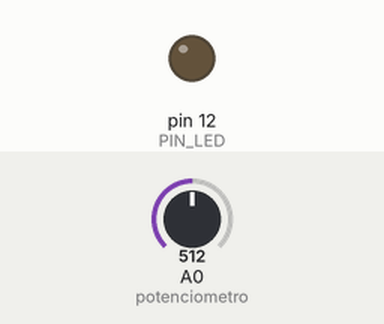
A sketch run on a simulated Arduino Uno, built with avr-gcc and run on an emulated ATmega328P. Shown: output pins drawn as LEDs (lit = HIGH). The inputs (shaded band) are chosen by the test bench; at power-on: A0 (potenciometro) = 512.

Above: at 1.2 s.
1.3 s: A0 (potenciometro) set to 528
At 2.5 s:
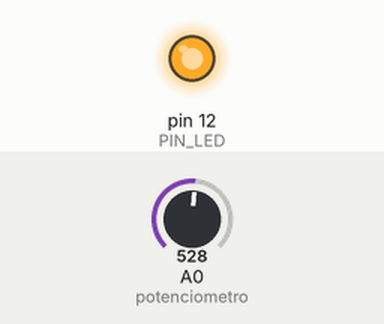
2.8 s: A0 (potenciometro) set to 511
At 3.7 s:
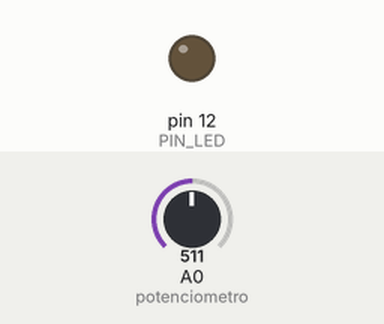
4.3 s: A0 (potenciometro) set to 716
At 4.8 s:
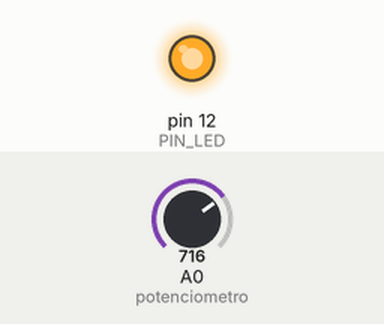
Timing chart, 0 to 7.3 s (numbered marks = the images above; inputs shaded):
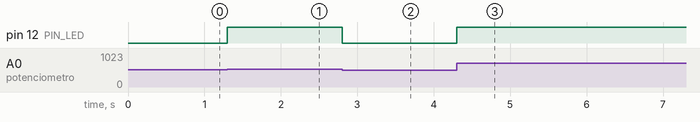

Measured:
- the behaviour switches between 513 and 514 on A0 (potenciometro) (found by bisection; images 0 and 1)
- after the input at 1.3 s, pin 12 (PIN_LED): LOW → HIGH at once
- after the input at 2.8 s, pin 12 (PIN_LED): HIGH → LOW at once
- after the input at 4.3 s, pin 12 (PIN_LED): LOW → HIGH at once

The sketch:

pot_led.ino
```cpp
int PIN_LED = 12;
int potenciometro = A0;

int potenciometroValor;

void setup() {
pinMode(PIN_LED,OUTPUT);
}

void loop() {
  potenciometroValor = analogRead(potenciometro);
  potenciometroValor = map(potenciometroValor,0,1023,0,255);
  analogWrite(PIN_LED,potenciometroValor);
}
```
